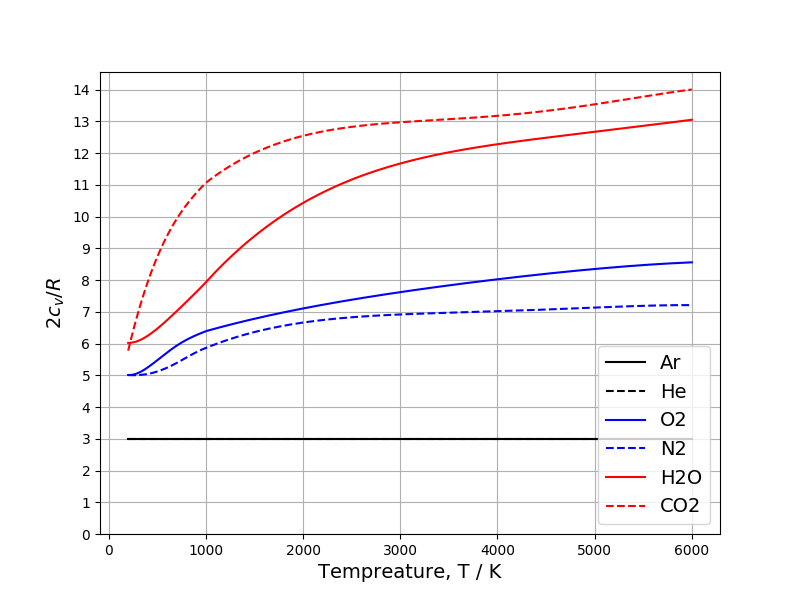

Python code for this plot:
#!/usr/bin/python3

import pyromat as pm
import numpy as np
import matplotlib.pyplot as plt

ar = pm.get('ig.Ar')
he = pm.get('ig.He')
o2 = pm.get('ig.O2')
n2 = pm.get('ig.N2')
h2o = pm.get('ig.H2O')
co2 = pm.get('ig.CO2')
#c3h8 = pm.get('ig.C3H8')


T = np.linspace(200, 6000,200)
f,ax = plt.subplots(1,1)
f.set_size_inches(8,6)
ax.plot(T, 2*ar.cv(T)/ar.R(), 'k', label='Ar')
ax.plot(T, 2*he.cv(T)/he.R(), 'k--', label='He')
ax.plot(T, 2*o2.cv(T)/o2.R(), 'b', label='O2')
ax.plot(T, 2*n2.cv(T)/n2.R(), 'b--', label='N2')
ax.plot(T, 2*h2o.cv(T)/h2o.R(), 'r', label='H2O')
ax.plot(T, 2*co2.cv(T)/co2.R(), 'r--', label='CO2')
#ax.plot(T, 2*c3h8.e(T)/c3h8.R(), 'g', label='C3H8')

ax.set_xlabel('Tempreature, T / K', fontsize=14)
ax.set_ylabel('$2 c_v / R$', fontsize=14)
#ax.set_xlim([0,6000])
#ax.set_ylim([0,14])
ax.set_yticks(np.arange(0,15))
ax.legend(loc='lower right', fontsize=14)
ax.grid(True)

f.savefig('dof.png')
